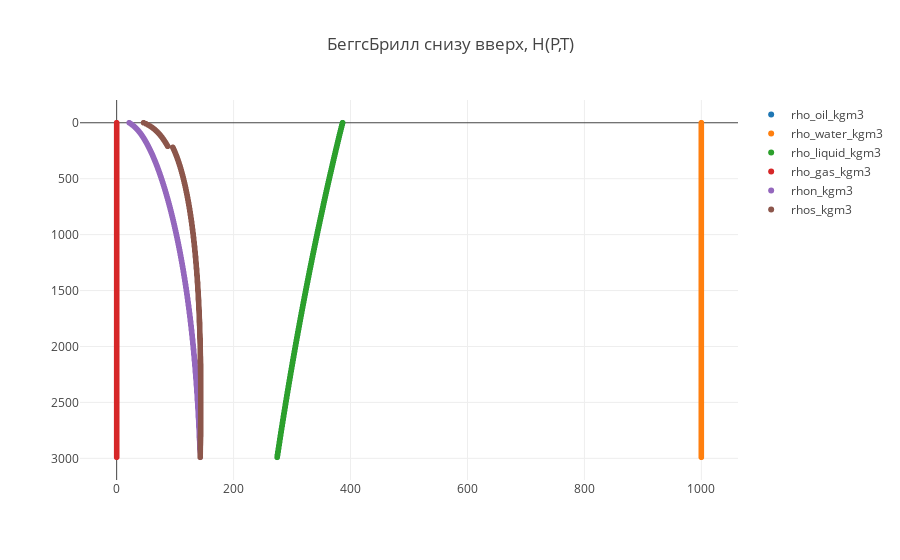

Notebook cell for this chart:
### Code cell
trace1 = trace(14)
trace2 = trace(15)
trace3 = trace(16)
trace4 = trace(17)
trace5 = trace(41)
trace6 = trace(48)

data = [trace1, trace2, trace3, trace4,  trace5,  trace6]

plot()

### Figure 1 — Plotly figure (JSON) as saved in the notebook; plotly's stock layout.template omitted (floating-point values rounded to 4 significant figures; data arrays with more than 128 entries replaced by an {"elided": "..."} marker saying what was removed)
{"data": [{"mode": "markers", "name": "rho_oil_kgm3", "type": "scattergl", "uid": "c8d27e09-184e-4070-b093-adaf88c1877a", "x": {"elided": "300 float values"}, "y": {"elided": "300 int values"}}, {"mode": "markers", "name": "rho_water_kgm3", "type": "scattergl", "uid": "8940036e-5fcd-40f8-ac0a-fc1a34d1e228", "x": {"elided": "300 int values"}, "y": {"elided": "300 int values"}}, {"mode": "markers", "name": "rho_liquid_kgm3", "type": "scattergl", "uid": "d09eb5a8-84f0-4b84-8137-75768edda885", "x": {"elided": "300 float values"}, "y": {"elided": "300 int values"}}, {"mode": "markers", "name": "rho_gas_kgm3", "type": "scattergl", "uid": "b132f1a6-e59c-475a-a5f8-528e387d9af2", "x": {"elided": "300 int values"}, "y": {"elided": "300 int values"}}, {"mode": "markers", "name": "rhon_kgm3", "type": "scattergl", "uid": "dfdb4750-6689-4881-a5e4-6cf4baa2df40", "x": {"elided": "300 float values"}, "y": {"elided": "300 int values"}}, {"mode": "markers", "name": "rhos_kgm3", "type": "scattergl", "uid": "2c451ee0-d456-49d1-9212-c963283fcb92", "x": {"elided": "300 float values"}, "y": {"elided": "300 int values"}}], "layout": {"title": {"text": "БеггсБрилл снизу вверх, H(P,T)"}, "yaxis": {"autorange": "reversed"}}}
